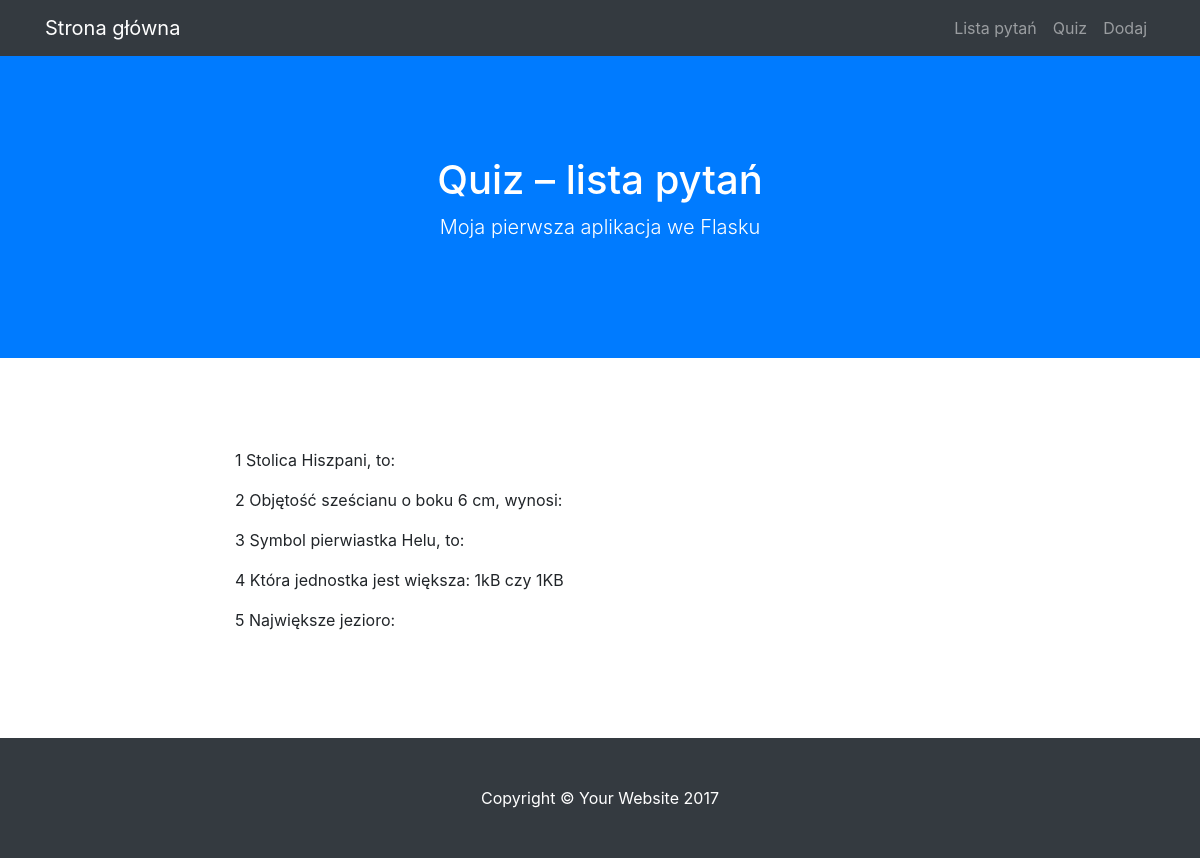
Screenshot of /lista with the database file from the repository.
### quiz/modele.py (models this page shows)
class BazaModel(Model):
    class Meta:
        database = baza

class Pytanie(BazaModel):
    pytanie = CharField(null=False)
    kategoria = ForeignKeyField(Kategoria, related_name='pytania')

### quiz/views.py (the view)
@app.route("/lista")
def lista():
    pytania = Pytanie.select()
    return render_template('lista.html', query = pytania)

### quiz/quiz.py (called while the page is built)
@app.before_request
def before_request():
    g.db = baza
    g.db.connect()

@app.after_request
def after_request(response):
    g.db.close()
    return response

### quiz/templates/lista.html (shortened to what this page needs)
{% extends "szablon.html" %}
{% block h1 %}Quiz – lista pytań{% endblock %}
{% block tresc %}
    {% for p in query %}
    <p>
        {{ p.id }} {{ p.pytanie }}
    </p>
    {% endfor %}
{% endblock %}

### rows the page displays
Pytanie: id "1", pytanie "Stolica Hiszpani, to:"
Pytanie: id "2", pytanie "Objętość sześcianu o boku 6 cm, wynosi:"
Pytanie: id "3", pytanie "Symbol pierwiastka Helu, to:"
Pytanie: id "4", pytanie "Która jednostka jest większa: 1kB czy 1KB"
Pytanie: id "5", pytanie "Największe jezioro:"
